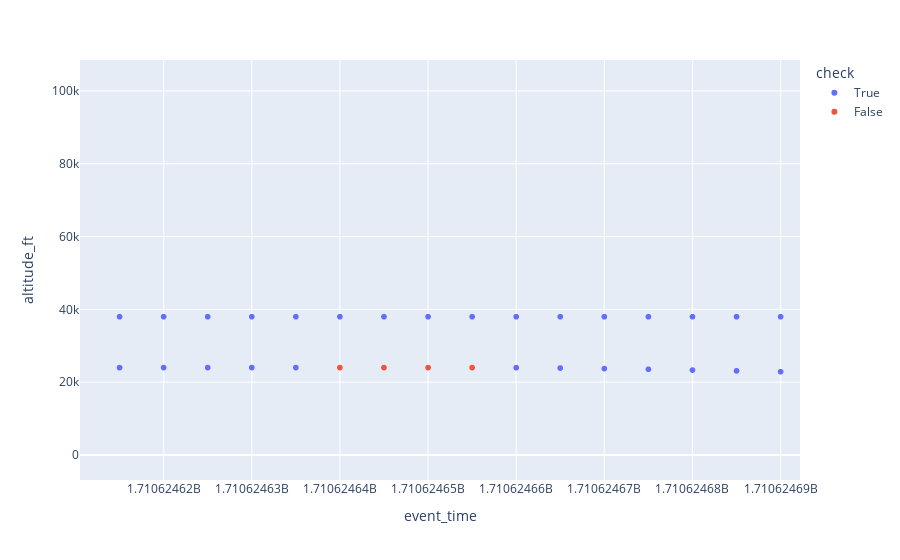

Notebook code cell kept with this figure:
### Code cell
import plotly.express as px

px.scatter(df, x='event_time', y='altitude_ft', color = 'check', hover_data = ['phase_label', 'flight_label_original'])

### Figure 1 — Plotly figure (JSON) as saved in the notebook; plotly's stock layout.template omitted (floating-point values rounded to 4 significant figures; data arrays with more than 128 entries replaced by an {"elided": "..."} marker saying what was removed)
{"data": [{"customdata": {"elided": "8056x2 str values"}, "hovertemplate": "check=True<br>event_time=%{x}<br>altitude_ft=%{y}<br>phase_label=%{customdata[0]}<br>flight_label_original=%{customdata[1]}<extra></extra>", "legendgroup": "True", "marker": {"color": "#636efa", "symbol": "circle"}, "mode": "markers", "name": "True", "showlegend": true, "type": "scattergl", "x": {"elided": "8056 int values"}, "xaxis": "x", "y": {"elided": "8056 float values"}, "yaxis": "y"}, {"customdata": {"elided": "1161x2 str values"}, "hovertemplate": "check=False<br>event_time=%{x}<br>altitude_ft=%{y}<br>phase_label=%{customdata[0]}<br>flight_label_original=%{customdata[1]}<extra></extra>", "legendgroup": "False", "marker": {"color": "#EF553B", "symbol": "circle"}, "mode": "markers", "name": "False", "showlegend": true, "type": "scattergl", "x": {"elided": "1161 int values"}, "xaxis": "x", "y": {"elided": "1161 float values"}, "yaxis": "y"}], "layout": {"autosize": true, "legend": {"title": {"text": "check"}, "tracegroupgap": 0}, "margin": {"t": 60}, "xaxis": {"anchor": "y", "autorange": false, "domain": [0, 1], "range": [1711000000.0, 1711000000.0], "title": {"text": "event_time"}, "type": "linear"}, "yaxis": {"anchor": "x", "autorange": true, "domain": [0, 1], "range": [-7955.0, 109600.0], "title": {"text": "altitude_ft"}, "type": "linear"}}}
